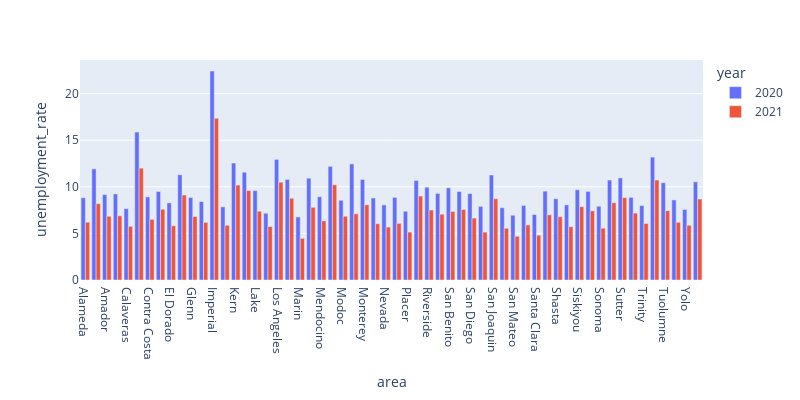

Notebook code cell kept with this figure:
### Code cell
px.bar(subset, x="area", y="unemployment_rate", color="year", barmode = 'group', width=800, height=400)

### Figure 1 — Plotly figure (JSON) as saved in the notebook; plotly's stock layout.template omitted (floating-point values rounded to 4 significant figures)
{"data": [{"alignmentgroup": "True", "hovertemplate": "year=2020<br>area=%{x}<br>unemployment_rate=%{y}<extra></extra>", "legendgroup": "2020", "marker": {"color": "#636efa", "pattern": {"shape": ""}}, "name": "2020", "offsetgroup": "2020", "orientation": "v", "showlegend": true, "textposition": "auto", "type": "bar", "x": ["Alameda ", "Alpine ", "Amador ", "Butte ", "Calaveras ", "Colusa ", "Contra Costa ", "Del Norte ", "El Dorado ", "Fresno ", "Glenn ", "Humboldt ", "Imperial ", "Inyo ", "Kern ", "Kings ", "Lake ", "Lassen ", "Los Angeles ", "Madera ", "Marin ", "Mariposa ", "Mendocino ", "Merced ", "Modoc ", "Mono ", "Monterey ", "Napa ", "Nevada ", "Orange ", "Placer ", "Plumas ", "Riverside ", "Sacramento ", "San Benito ", "San Bernardino ", "San Diego ", "San Francisco ", "San Joaquin ", "San Luis Obispo ", "San Mateo ", "Santa Barbara ", "Santa Clara ", "Santa Cruz ", "Shasta ", "Sierra ", "Siskiyou ", "Solano ", "Sonoma ", "Stanislaus ", "Sutter ", "Tehama ", "Trinity ", "Tulare ", "Tuolumne ", "Ventura ", "Yolo ", "Yuba "], "xaxis": "x", "y": [8.825, 11.93, 9.167, 9.233, 7.658, 15.87, 8.917, 9.5, 8.275, 11.29, 8.858, 8.417, 22.42, 7.85, 12.55, 11.57, 9.592, 7.167, 12.94, 10.79, 6.767, 10.93, 8.933, 12.19, 8.55, 12.46, 10.78, 8.8, 8.058, 8.867, 7.375, 10.68, 9.958, 9.292, 9.883, 9.492, 9.275, 7.9, 11.27, 7.758, 6.95, 8, 7.025, 9.533, 8.717, 8.067, 9.683, 9.508, 7.917, 10.72, 10.95, 8.867, 7.992, 13.18, 10.44, 8.592, 7.567, 10.53], "yaxis": "y"}, {"alignmentgroup": "True", "hovertemplate": "year=2021<br>area=%{x}<br>unemployment_rate=%{y}<extra></extra>", "legendgroup": "2021", "marker": {"color": "#EF553B", "pattern": {"shape": ""}}, "name": "2021", "offsetgroup": "2021", "orientation": "v", "showlegend": true, "textposition": "auto", "type": "bar", "x": ["Alameda ", "Alpine ", "Amador ", "Butte ", "Calaveras ", "Colusa ", "Contra Costa ", "Del Norte ", "El Dorado ", "Fresno ", "Glenn ", "Humboldt ", "Imperial ", "Inyo ", "Kern ", "Kings ", "Lake ", "Lassen ", "Los Angeles ", "Madera ", "Marin ", "Mariposa ", "Mendocino ", "Merced ", "Modoc ", "Mono ", "Monterey ", "Napa ", "Nevada ", "Orange ", "Placer ", "Plumas ", "Riverside ", "Sacramento ", "San Benito ", "San Bernardino ", "San Diego ", "San Francisco ", "San Joaquin ", "San Luis Obispo ", "San Mateo ", "Santa Barbara ", "Santa Clara ", "Santa Cruz ", "Shasta ", "Sierra ", "Siskiyou ", "Solano ", "Sonoma ", "Stanislaus ", "Sutter ", "Tehama ", "Trinity ", "Tulare ", "Tuolumne ", "Ventura ", "Yolo ", "Yuba "], "xaxis": "x", "y": [6.2, 8.19, 6.84, 6.89, 5.76, 12, 6.51, 7.59, 5.82, 9.12, 6.81, 6.18, 17.35, 5.87, 10.19, 9.6, 7.38, 5.74, 10.49, 8.77, 4.47, 7.8, 6.35, 10.22, 6.84, 7.11, 8.07, 6.04, 5.68, 6.08, 5.14, 9.01, 7.51, 7.06, 7.36, 7.57, 6.64, 5.14, 8.72, 5.55, 4.7, 5.91, 4.81, 7.0, 6.79, 5.72, 7.87, 7.42, 5.56, 8.29, 8.84, 7.18, 6.07, 10.73, 7.44, 6.19, 5.87, 8.69], "yaxis": "y"}], "layout": {"barmode": "group", "height": 400, "legend": {"title": {"text": "year"}, "tracegroupgap": 0}, "margin": {"t": 60}, "width": 800, "xaxis": {"anchor": "y", "domain": [0, 1], "title": {"text": "area"}}, "yaxis": {"anchor": "x", "domain": [0, 1], "title": {"text": "unemployment_rate"}}}}
